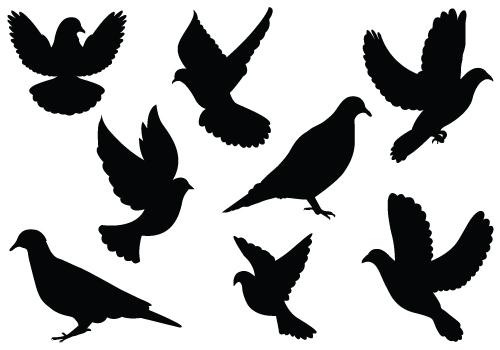
#> input picture count-birds-canny/birds.jpg, 500 x 350 px
$ python main.py
#> lines starting #> are read from the running program, lines starting #| are printed output that depends on the picture; after the words box and inside, x2 and y2 are one past the last pixel; in counts of white or black regions, pixels touching at a corner belong together
import cv2
import numpy as np
import matplotlib.pyplot as plt

# Read image
image = cv2.imread("birds.jpg")
#> image is the input picture: shape (350, 500, 3); mean B, G, R 177.4, 176.9, 176.4

# Convert to grayscale
gray = cv2.cvtColor(image, cv2.COLOR_BGR2GRAY)
plt.figure(1)
plt.title("original")
plt.imshow(gray, cmap="gray")

# Blur to remove noise
blur = cv2.GaussianBlur(gray, (11, 11), 0)
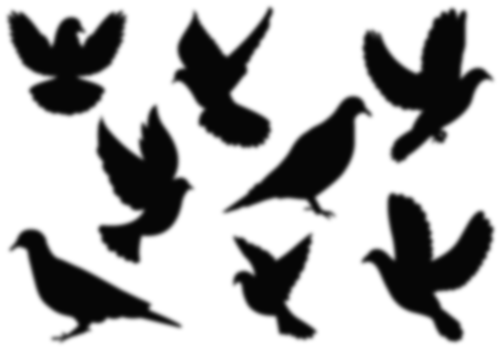
#> blur: shape (350, 500); min 6, max 255, mean 176.8
plt.figure(2)
plt.title("blured")
plt.imshow(blur, cmap="gray")

# Threshold blured image to sharpen edges
_, threshold = cv2.threshold(blur, 0, 255, cv2.THRESH_BINARY + cv2.THRESH_OTSU)
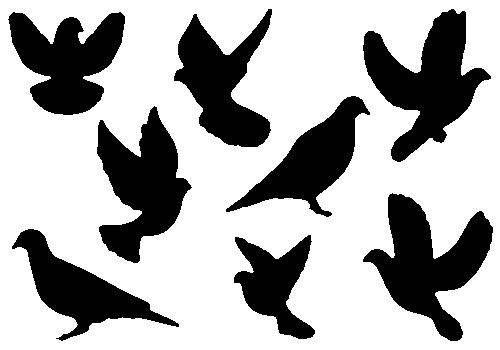
#> threshold: shape (350, 500); 68.4% white; 8 black regions, largest, box (x1, y1, x2, y2) and area: (363, 9, 491, 162) 8732, (363, 193, 493, 341) 8481, (97, 106, 192, 263) 7754
plt.figure(3)
plt.title("threshold")
plt.imshow(threshold, cmap="gray")

# Detect edges using canny algorithm
canny = cv2.Canny(threshold, 10, 30, 3)
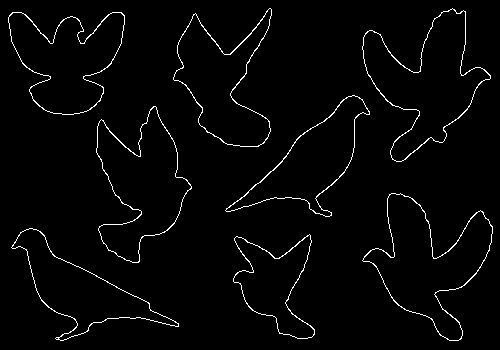
#> canny: shape (350, 500); 2.4% white in thin lines or dots
plt.figure(4)
plt.title("canny edges")
plt.imshow(canny, cmap="gray")

# [7 lines of commented-out code are left out]
(cnt, hierarchy) = cv2.findContours(
    canny.copy(), cv2.RETR_EXTERNAL, cv2.CHAIN_APPROX_NONE
)
#> cnt = 8 contours; box (x1, y1, x2, y2) and area: (362, 8, 491, 162) 8778, (362, 193, 493, 341) 8513, (96, 106, 192, 263) 7798, (8, 12, 125, 115) 7267, (173, 8, 272, 147) 6834, (225, 95, 370, 217) 6067, (11, 228, 179, 341) 5916, (233, 234, 315, 339) 4313

# Draw contours onto original image
rgb = cv2.cvtColor(image, cv2.COLOR_BGR2RGB)
cv2.drawContours(rgb, cnt, 0, (255, 255, 0), 2)
cv2.drawContours(rgb, cnt, 1, (0, 255, 0), 2)
cv2.drawContours(rgb, cnt, 2, (0, 255, 255), 2)
cv2.drawContours(rgb, cnt, 3, (255, 0, 0), 2)
cv2.drawContours(rgb, cnt, 4, (255, 0, 255), 2)
cv2.drawContours(rgb, cnt, 5, (0, 100, 100), 2)
cv2.drawContours(rgb, cnt, 6, (255, 100, 0), 2)
cv2.drawContours(rgb, cnt, 7, (100, 0, 255), 2)
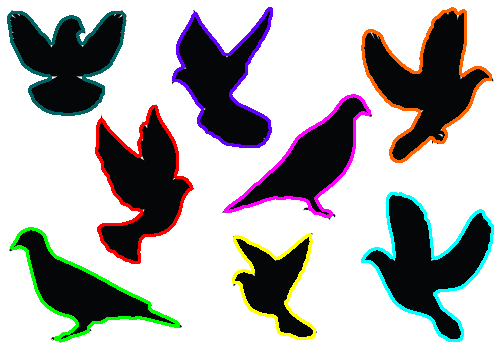
#> rgb: shape (350, 500, 3); mean R, G, B 176.1, 175.1, 174.8
plt.figure(6)
plt.title("contours")
plt.imshow(rgb)


print("birds in the image: ", len(cnt))
#| birds in the image:  8

plt.show()
